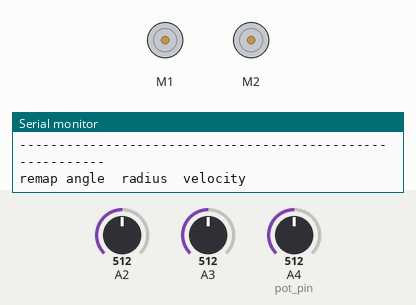
Recording of a sketch running on a simulated Arduino Uno, built with avr-gcc and run on an emulated ATmega328P. Parts: 2 × DC motor (green arrow = forward, orange = backward, longer = faster), the last lines printed to the serial monitor. The inputs (shaded band) are chosen by the test bench; at power-on: A3 = 512, A2 = 512, A4 (pot_pin) = 512.

Above: at 1.2 s.
1.3 s: A3 set to 390
At 2.62 s:
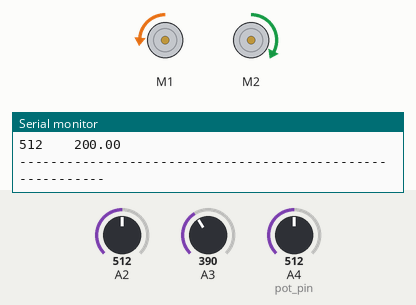
At 3.46 s:
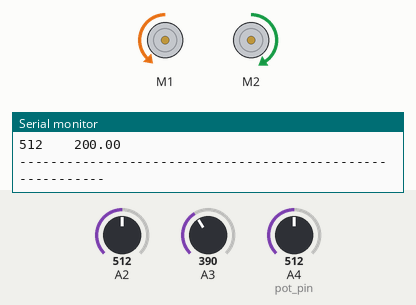
4.3 s: A2 set to 390
7.3 s: A4 (pot_pin) set to 1023
10.3 s: A4 (pot_pin) set to 122
At 11.07 s:
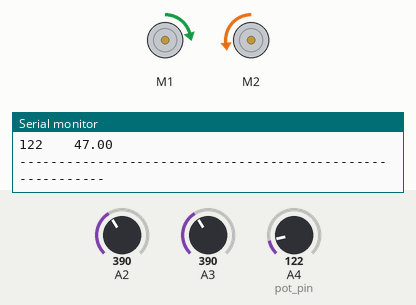
12.7 s: A3 set to 267
15.7 s: A3 set to 250
At 19.5 s:
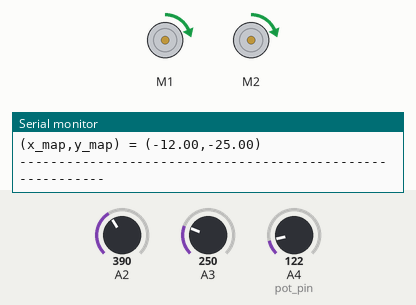
Timing chart, 0 to 19.7 s (numbered marks = the images above; inputs shaded):
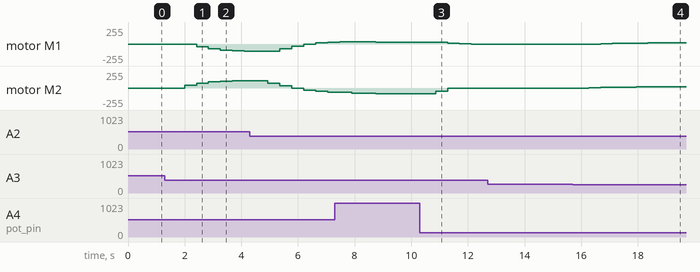

The sketch:

JoeCode.ino
```cpp
#include <DualVNH5019MotorShield.h>
#include <math.h>

// analog pins
  byte x_axis_potentiometer;
  byte y_axis_potentiometer;
  const byte pot_pin = A4;

// variables that store (x,y) coordinate of joystick location and potPin value
  float x_coordinate;
  float y_coordinate;
  int pot_value;
  float max_speed;
// dimensions of ride-on
// set to 1.0 but can be changed
// for different ride-on shapes/sizes
  const float wheel_radius = 1.0;
  const float width = 1.0;

// variables of the mathematical model used
  float turning_speed;
  float velocity;
  const float turning_rate = 4.0;
  const float velocity_rate = 0.45;

  float vL = 0;
  float vR = 0;
  float theta_rad;
  float theta_deg;
  float radius;

// variables for tracking the current
// speed and the desired speed
  float target_L;
  float target_R;
  float error_L;
  float error_R;

// variables for creating
// a controller that improves
// response speed
  const float max_speed_jump = 60;
  const float min_speed_diff = 135;

  DualVNH5019MotorShield m;

void setup() {
  m.init();
  m.setM1Speed(0);
  m.setM2Speed(0);
  Serial.begin(9600);
}

void loop() {
  readSpeedGovernor();
  readJoystick();
  createMathModel();
  getSpeed();
  //useSpeedController1();
  useSpeedController2();
}

void readSpeedGovernor() {
  pot_value = analogRead(pot_pin);
  max_speed = map(pot_value, 0, 1023, 0, 400);
  Serial.println("----------------------------------------------------------");
  Serial.print("pot value");
  Serial.print("\t");
  Serial.print("max speed");
  Serial.println();
  Serial.print(pot_value);
  Serial.print("\t");
  Serial.print("\t");
  Serial.println(max_speed);
  Serial.println();
  Serial.println();
}

void readJoystick() {
  x_coordinate = analogRead(A2);
  y_coordinate = analogRead(A3);
  Serial.println("----------------------------------------------------------");
  Serial.print("(x,y) = ");
  Serial.print("\t");
  Serial.print("(");
  Serial.print(x_coordinate);
  Serial.print(",");
  Serial.print(y_coordinate);
  Serial.println(")");

  delay(10);
  x_coordinate = map(x_coordinate, 0, 1023, -max_speed, max_speed);
  y_coordinate = map(y_coordinate, 0, 1023, -max_speed, max_speed);
  Serial.print("(x_map,y_map) = ");
  Serial.print("(");
  Serial.print(x_coordinate);
  Serial.print(",");
  Serial.print(y_coordinate);
  Serial.print(")");
  Serial.println();
  Serial.println();
}

void createMathModel() {
  radius = sqrt(sq(x_coordinate) + sq(y_coordinate));
    if(radius < 28) {
      theta_rad = 0;
    }
    else {
      theta_rad = atan2(y_coordinate,x_coordinate);
    }
    if(radius < 27) {
      radius = 0;
    }
    else if(radius >= 400) {
      radius = 400;
    }

  theta_deg = theta_rad * 4068/71;
  velocity = radius * cos(theta_rad);
  Serial.println("----------------------------------------------------------");
  Serial.print("angle = ");
  Serial.print("\t");
  Serial.println(theta_deg);
    if((theta_deg > 75) && (theta_deg < 105)) {
      theta_rad = PI/2;
      theta_deg = 90;
      velocity = 0;
    }
    else if((theta_deg > -105) && (theta_deg < -75)) {
      theta_rad = -PI/2;
      theta_deg = -90;
      velocity = 0;
    }
    if((velocity < 0) && (theta_deg < 0)) {
      theta_deg = theta_deg + 180;
    }
    else if((velocity < 0) && (theta_deg > 0)) {
      theta_deg = theta_deg - 180;
    }
    if((theta_deg == 0) || (abs(theta_deg) < 15)) {
      turning_speed = 0;
    }
    else {
      turning_speed = theta_deg * turning_rate;
    }
  Serial.println("----------------------------------------------------------");
  Serial.print("remap angle");
  Serial.print("\t");
  Serial.print("radius");
  Serial.print("\t");
  Serial.print("velocity");
  Serial.println();
  Serial.print(theta_deg);
  Serial.print("\t");
  Serial.print("\t");
  Serial.print(radius);
  Serial.print("\t");
  Serial.print(velocity);
  Serial.println();
}

void getSpeed() {
      if(velocity < 0) {
      velocity = map(velocity, -max_speed, max_speed, -0.5*max_speed, 0.5*max_speed);
    }
    else {
      velocity = velocity;
    }
  target_L = ((2 * velocity) - (turning_speed * width)) / (2 * wheel_radius);
  target_R = ((2 * velocity) + (turning_speed * width)) / (2 * wheel_radius);
}

void useSpeedController1() {
    if(target_L > 400) {
      target_L = 400;
    }
    else if(target_L < -400) {
      target_L = -400;
    }
    if(target_R > 400) {
      target_R = 400;
    }
    else if(target_R < -400) {
      target_R = -400;
    }

  error_L = vL - target_L;
  error_R = vR - target_R;
    if(error_L > min_speed_diff) {
      vL = vL - min_speed_diff;
    }
    else if(error_L < (-1 * min_speed_diff)) {
      vL = vL + min_speed_diff;
    }
    else if(vL != target_L) {
      vL = vL - error_L;
    }
    else {
      vL = vL;
    }
  m.setM1Speed(vR);
    if(error_R > min_speed_diff) {
      vR = vR - min_speed_diff;
    }
    else if(error_R < (-1 * min_speed_diff)) {
      vR = vR + min_speed_diff;
    }
    else if(vR != target_R) {
      vR = vR - error_R;
    }
    else {
      vR = vR;
    }
  m.setM2Speed(vL);
    if((abs(vL) < 15) && (abs(target_L) < 15)) {
      m.setM1Speed(0);
    }
    if((abs(vR) < 15) && (abs(target_R) < 15)) {
      m.setM2Speed(0);
    }
  Serial.println("----------------------------------------------------------");
  Serial.print("remap velocity");
  Serial.print("\t");
  Serial.print("vL");
  Serial.print("\t");
  Serial.print("vR");
  Serial.print("\t");
  Serial.print("target_L");
  Serial.print("\t");
  Serial.print("target_R");
  Serial.println();

  Serial.print(velocity);
  Serial.print("\t");
  Serial.print("\t");
  Serial.print(vL);
  Serial.print("\t");
  Serial.print(vR);
  Serial.print("\t");
  Serial.print(target_L);
  Serial.print("\t");
  Serial.print("\t");
  Serial.print(target_R);
  Serial.println();
  Serial.println();
}

void useSpeedController2() {

  error_L = vL - target_L;
  error_R = vR - target_R;

    if((error_L * velocity_rate) >= max_speed_jump) // Checks to see if the product of the acceleration rate and the error are larger than the max_speed_jump value; if so then the change in speed is capped by the value of max_speed_jump
      {
        vL = vL - max_speed_jump;
        //m.setM2Speed(vL);
      }
      else if((error_L * velocity_rate) <= (-1 * max_speed_jump))  // Checks to see if the product of the acceleration rate and the error are smaller than the negative max_speed_jump value; if so then the change in speed is capped by the value of max_speed_jump
      {
        vL = vL + max_speed_jump;
       // m.setM2Speed(vL);
      }
      else if(vL != target_L)  // Accelerate either in the positive or negative direction for motor 1 based on the sign of the error
      {
        vL = vL - (velocity_rate * error_L);
       // m.setM2Speed(vL);
      }
    else  // Do nothing if the current speed of motor 1 is the same as the target speed
      vL = vL;
  m.setM1Speed(vR);
    if((error_R * velocity_rate) >= max_speed_jump) // Checks to see how large of a speed change will occur for motor 2 and limits the max change to 90 per increment
     {
        vR = vR - max_speed_jump;
        //m.setM1Speed(vR);
     }
     else if((error_R * velocity_rate) <= (-1 * max_speed_jump))
     {
        vR = vR + max_speed_jump;
        //m.setM1Speed(vR);
     }

    else if(vR != target_R) // Accelerate either in the positive or negative direction for motor 2 based on the sign of the error
    {
      vR = vR - (velocity_rate * error_R);
     // m.setM1Speed(vR);
    }
    else
      vR = vR;  // Do nothing if the current speed of motor 2 is the same as the target speed
  m.setM2Speed(vL);

    if((abs(vL) < 15) && (abs(target_L) < 15)) {
      m.setM1Speed(0);
    }
    if((abs(vR) < 15) && (abs(target_R) < 15)) {
      m.setM2Speed(0);
}
}
```

Measured:
- the behaviour switches between 251 and 250 on A3 (found by bisection; images 3 and 4)
- after the input at 1.3 s, motor M1: moves from stopped to backward 107/255 over 1.7 s, starting after 1.1 s; motor M2: moves from stopped to forward 110/255 over 2.1 s, starting after 0.70 s
- after the input at 10.3 s, motor M1: forward 26/255 → forward 14/255 after 0.99 s, → forward 7/255 0.41 s later, → stopped 0.41 s later; motor M2: backward 87/255 → backward 49/255 after 0.57 s, → stopped 0.42 s later
- after the input at 15.7 s, motor M1: moves from stopped to forward 17/255 over 2.5 s, starting after 0.98 s; motor M2: moves from stopped to forward 17/255 over 2.5 s, starting after 0.57 s
